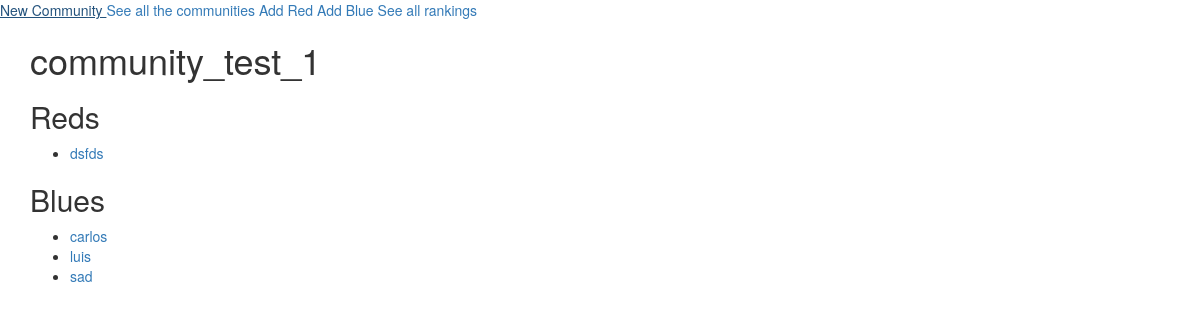
/community/3/, run on the app's committed database.
### match/models.py (models this page shows, shortened)
class Community(models.Model):
    name = models.CharField(max_length=20, unique = True)
    number_couples = models.IntegerField()

class Red(models.Model):
    name =  models.CharField(max_length=50)
    community = models.ForeignKey('Community', on_delete=models.CASCADE)
    pairing = models.ForeignKey('Pairing', on_delete=models.CASCADE, null=True)
    class Meta:
        unique_together = (("community", "name"),)
    def __str__(self):
        return self.name

class Blue(models.Model):
    name = models.CharField(max_length=50)
    community = models.ForeignKey('Community', on_delete=models.CASCADE)
    pairing = models.ForeignKey('Pairing', on_delete=models.CASCADE, null=True)
    class Meta:
        unique_together = (("community", "name"),)
    def __str__(self):
        return self.name

### match/views.py (the view)
# urls.py: path('community/<int:pk>/', views.community_details, name='community_details'),
def community_details(request, pk):
    community = get_object_or_404(Community, pk=pk)
    reds = Red.objects.filter(community = community)
    blues = Blue.objects.filter(community = community)
    return render(request, 'match/community_detail.html', {'community': community, 'reds': reds, 'blues': blues})

### match/templates/match/community_detail.html
{% extends 'match/base.html' %}
{% block content %}
  <h1> {{community.name }}</h1>
<h2> Reds </h2>
<ul>
{% for red in reds %}
  <li><a href="{% url 'red_details' red.pk%}" ><span> {{red.name}} </span></a></li>
  {% endfor %}
</ul>
<h2> Blues </h2>
  <ul>
  {% for blue in blues %}
  <li><a href="{% url 'blue_details' blue.pk%}" ><span> {{blue.name}} </span></a></li>
  {% endfor %}
</ul>
{% endblock %}

### data on the page
Community: name "community_test_1"
Red: name "dsfds"
Blue: name "carlos"
Blue: name "luis"
Blue: name "sad"
